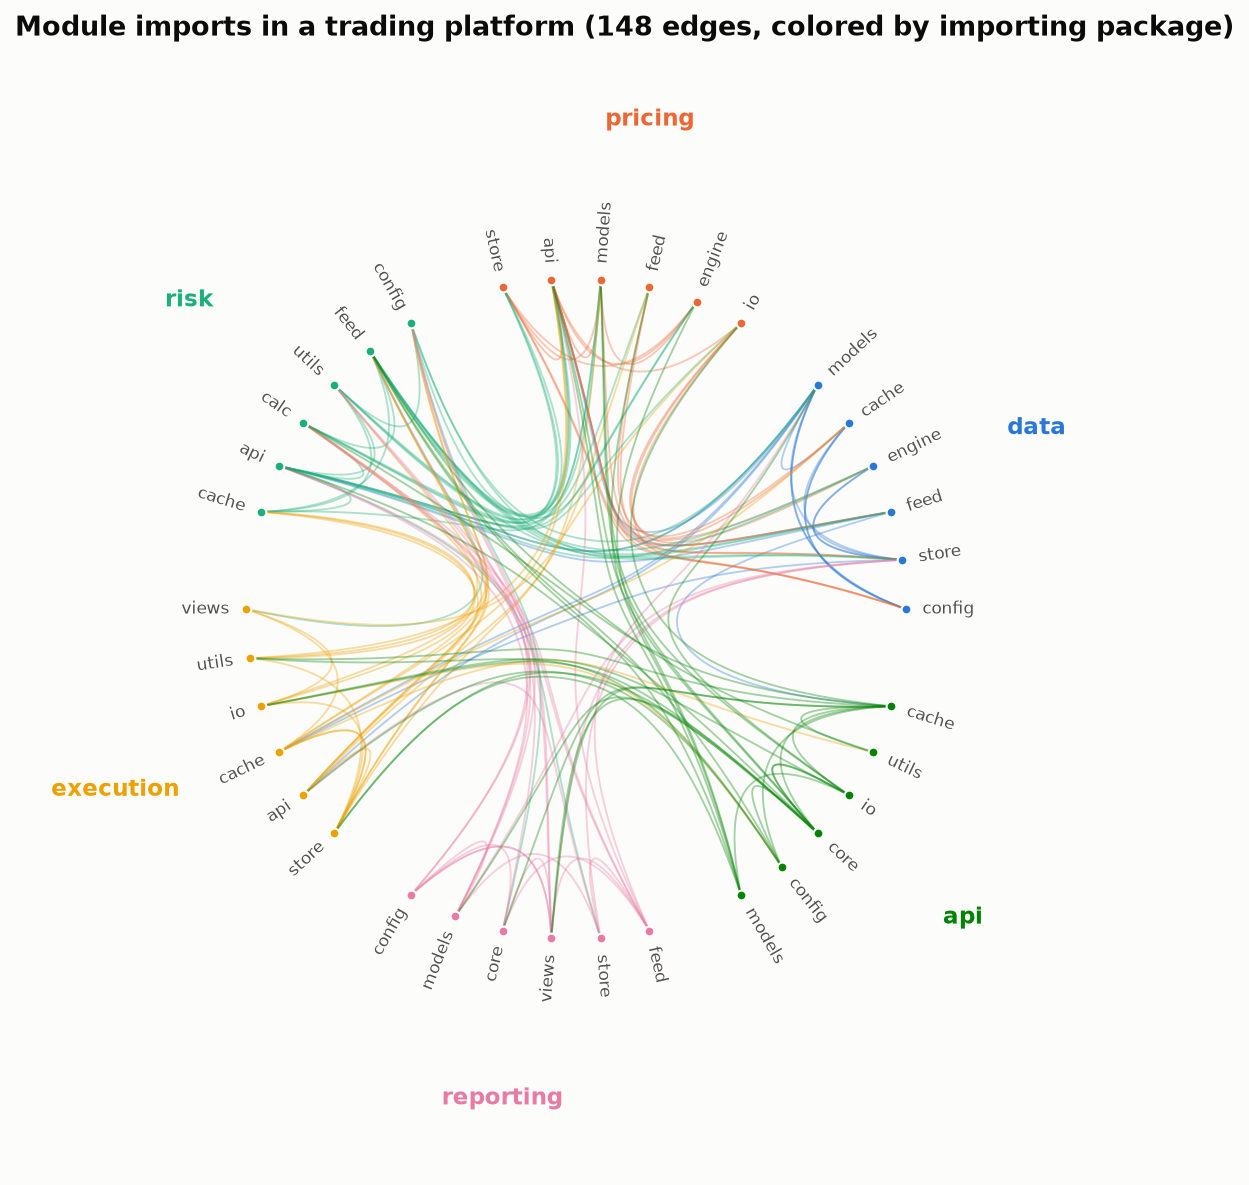

Write Python code to recreate this figure.
"""
Hierarchical Edge Bundling  -  family: Flow

DESIGN PURPOSE
Leaves of a hierarchy sit around a circle, grouped by parent. Each connection
is drawn as a B-spline routed through the hierarchy (leaf → parent → root →
parent → leaf), so edges between the same groups bundle into a shared "cable".
This turns the hairball of a dense network into readable group-to-group
traffic while keeping every individual link.

WHEN TO USE
  - Show many connections (100s) between items that belong to a known
    hierarchy
  - Reveal which groups depend on which, e.g. module imports, interbank
    exposures, team communication
  - Find unexpected links that leave their group's main bundle

AVOID WHEN
  - There is no meaningful hierarchy to route edges through (use a force-
    directed network or matrix)
  - Readers need exact weights or the direction of every edge (use an
    adjacency matrix)
  - Only a handful of edges exist (a plain network or arc diagram is simpler)

ALTERNATIVES
  - Adjacency matrix (ordered)
  - Chord diagram (group-level totals only)
  - Network graph (force-directed)

EXAMPLE
Simulated import dependencies between 36 modules of a trading platform,
grouped into six packages (data, pricing, risk, execution, reporting, api).
Edges are colored by the importing package.

Run:  python hierarchical_edge_bundling.py
"""
import sys
from pathlib import Path

import numpy as np
import pandas as pd
import matplotlib.pyplot as plt

# Library style: categorical colors in fixed order, recessive axes, hairline grid.
PALETTE = ["#2a78d6", "#eb6834", "#1baf7a", "#eda100",
           "#e87ba4", "#008300", "#6250d6", "#e34948"]
SEQ_CMAP = "Blues"      # sequential: one hue, light -> dark
DIV_CMAP = "RdBu_r"     # diverging: two opposite hues, neutral midpoint
GRAY = "#b8b7b1"        # de-emphasised marks
plt.rcParams.update({
    "figure.figsize": (8, 4.8), "figure.dpi": 110, "figure.facecolor": "#fcfcfb",
    "axes.facecolor": "#fcfcfb", "axes.edgecolor": "#c9c8c3", "axes.linewidth": 0.8,
    "axes.spines.top": False, "axes.spines.right": False,
    "axes.grid": True, "grid.color": "#e6e5e1", "grid.linewidth": 0.6, "axes.axisbelow": True,
    "axes.prop_cycle": plt.cycler(color=PALETTE),
    "axes.titlesize": 13, "axes.titleweight": "bold", "axes.titlelocation": "left",
    "axes.labelcolor": "#52514e", "xtick.color": "#52514e", "ytick.color": "#52514e",
    "text.color": "#0b0b0b", "font.size": 10, "lines.linewidth": 2,
    "legend.frameon": False,
})

from scipy.interpolate import BSpline

# --- Example data ------------------------------------------------------------
rng = np.random.default_rng(21)
packages = ["data", "pricing", "risk", "execution", "reporting", "api"]
modules = {p: [f"{p}.{m}" for m in rng.choice(
    ["core", "io", "cache", "models", "utils", "config", "engine", "calc", "store", "feed", "api", "views"],
    6, replace=False)] for p in packages}
# How likely a module in package A imports a module in package B
pref = pd.DataFrame(0.02, index=packages, columns=packages)
for a, b, p in [("pricing", "data", 0.35), ("risk", "data", 0.30), ("risk", "pricing", 0.30),
                ("execution", "risk", 0.25), ("execution", "pricing", 0.20), ("reporting", "risk", 0.25),
                ("reporting", "data", 0.15), ("api", "pricing", 0.15), ("api", "risk", 0.15),
                ("api", "execution", 0.20), ("api", "reporting", 0.15)]:
    pref.loc[a, b] = p
for p in packages:
    pref.loc[p, p] = 0.25
edges = [(a, b, pa) for pa in packages for pb in packages
         for a in modules[pa] for b in modules[pb]
         if a != b and rng.random() < pref.loc[pa, pb]]
edges = pd.DataFrame(edges, columns=["source", "target", "package"])
edges["package"].value_counts()

# --- Plot --------------------------------------------------------------------
# Layout: leaves on the unit circle grouped by package, package nodes at r=0.45, root at the centre
leaves = [m for p in packages for m in modules[p]]
gap = 1.0                                     # empty slot between packages
slots = len(leaves) + gap * len(packages)
angle, pos, k = {}, {}, 0.0
for p in packages:
    for m in modules[p]:
        angle[m] = 2 * np.pi * k / slots
        pos[m] = np.array([np.cos(angle[m]), np.sin(angle[m])])
        k += 1
    k += gap
for p in packages:
    a = np.mean([angle[m] for m in modules[p]])
    pos[p] = 0.45 * np.array([np.cos(a), np.sin(a)])
pos["root"] = np.zeros(2)
pkg_of = {m: p for p in packages for m in modules[p]}
color = dict(zip(packages, PALETTE))


def bundled_path(a, b, beta=0.85, n=80):
    pa, pb = pkg_of[a], pkg_of[b]
    via = [a, pa, b] if pa == pb else [a, pa, "root", pb, b]
    P = np.array([pos[v] for v in via])
    # Straighten control points towards the chord by (1 - beta) (Holten 2006)
    t = np.linspace(0, 1, len(P))[:, None]
    P = beta * P + (1 - beta) * (P[0] + t * (P[-1] - P[0]))
    deg = min(3, len(P) - 1)
    knots = np.r_[[0] * deg, np.linspace(0, 1, len(P) - deg + 1), [1] * deg]
    return BSpline(knots, P, deg)(np.linspace(0, 1, n))


fig, ax = plt.subplots(figsize=(8, 8))
for _, e in edges.iterrows():
    xy = bundled_path(e["source"], e["target"])
    ax.plot(xy[:, 0], xy[:, 1], color=color[e["package"]], alpha=0.35, linewidth=0.9)
for m in leaves:
    x, y = pos[m]
    deg = np.degrees(angle[m])
    flip = 90 < deg < 270
    ax.scatter(x, y, s=22, color=color[pkg_of[m]], zorder=3, edgecolor="#fcfcfb", linewidth=1)
    ax.text(1.05 * x, 1.05 * y, m.split(".")[1], rotation=deg + (180 if flip else 0), rotation_mode="anchor",
            ha="right" if flip else "left", va="center", fontsize=8, color="#52514e")
for p in packages:
    a = np.mean([angle[m] for m in modules[p]])
    ax.text(1.5 * np.cos(a), 1.5 * np.sin(a), p, ha="center", va="center", fontsize=11,
            fontweight="bold", color=color[p])
ax.set_xlim(-1.7, 1.7)
ax.set_ylim(-1.7, 1.7)
ax.set_aspect("equal")
ax.axis("off")
ax.set_title(f"Module imports in a trading platform ({len(edges)} edges, colored by importing package)")
fig.tight_layout()

# --- Save / show -------------------------------------------------------------
out = Path(__file__).with_name(Path(__file__).stem + ".png")
fig.savefig(out, dpi=150, bbox_inches="tight")
print(f"saved {out}")
if "--no-show" not in sys.argv:
    plt.show()
